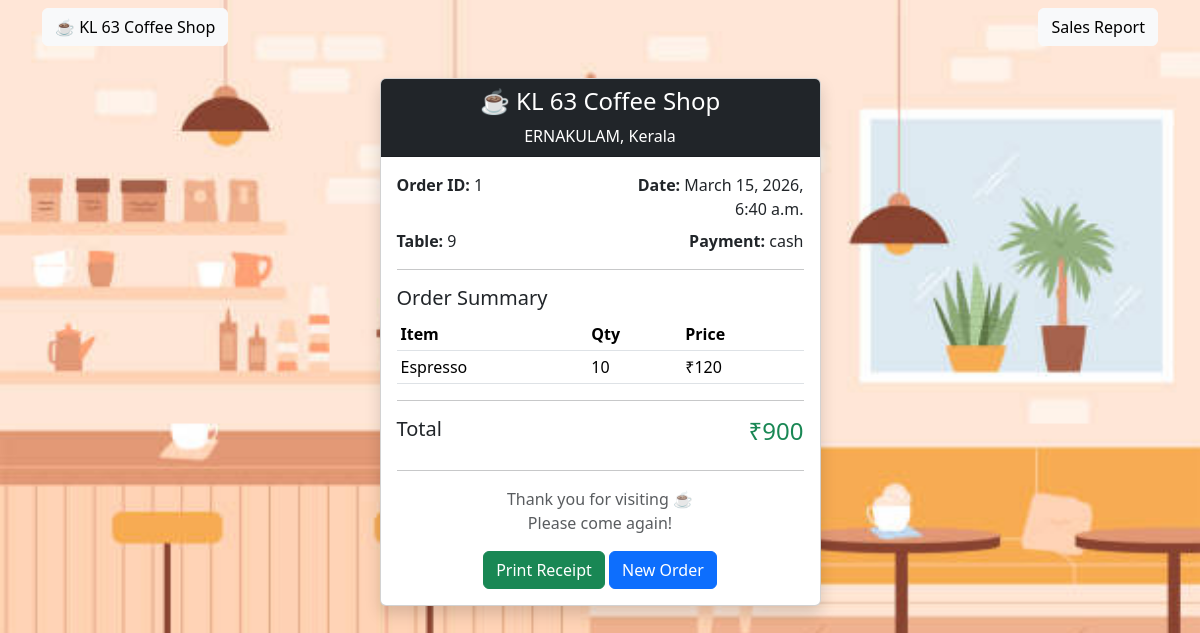
/receipt/1/, run on the app's committed database.
### pos/models.py (models this page shows, shortened)
class Order(models.Model):
    table_number = models.IntegerField()
    payment_method = models.CharField(max_length=20)
    total = models.IntegerField()
    date = models.DateTimeField(auto_now_add=True)

class OrderItem(models.Model):
    order = models.ForeignKey(Order, on_delete=models.CASCADE)
    product = models.ForeignKey(Product, on_delete=models.CASCADE)
    quantity = models.IntegerField()

class Product(models.Model):
    name = models.CharField(max_length=100)
    price = models.IntegerField()
    stock = models.IntegerField()

### pos/views.py (the view)
# urls.py: path('receipt/<int:order_id>/', views.receipt, name='receipt'),
def receipt(request, order_id):
    order = Order.objects.get(id=order_id)
    return render(request,"receipt.html",{"order":order})

### pos/templates/receipt.html
{% extends 'base.html' %}
{% block content %}
<div class="container mt-4">
<div class="row justify-content-center">
<div class="col-md-5">
<div class="card shadow">
<div class="card-header bg-dark text-white text-center">
<h4>☕ KL 63 Coffee Shop</h4>
<p class="mb-0">ERNAKULAM, Kerala</p>
</div>
<div class="card-body">
<div class="row">
<div class="col-6">
<b>Order ID:</b> {{order.id}}
</div>
<div class="col-6 text-end">
<b>Date:</b> {{order.date}}
</div>
</div>
<div class="row mt-2">
<div class="col-6">
<b>Table:</b> {{order.table_number}}
</div>
<div class="col-6 text-end">
<b>Payment:</b> {{order.payment_method}}
</div>
</div>
<hr>
<h5>Order Summary</h5>
<table class="table table-sm">
<thead>
<tr>
<th>Item</th>
<th>Qty</th>
<th>Price</th>
</tr>
</thead>
<tbody>
{% for item in order.orderitem_set.all %}
<tr>
<td>{{item.product.name}}</td>
<td>{{item.quantity}}</td>
<td>₹{{item.product.price}}</td>
</tr>
{% endfor %}
</tbody>
</table>
<hr>
<div class="d-flex justify-content-between">
<h5>Total</h5>
<h4 class="text-success">₹{{order.total}}</h4>
</div>
<hr>
<p class="text-center text-muted">
Thank you for visiting ☕<br>
Please come again!
</p>
<div class="text-center">
<button onclick="window.print()" class="btn btn-success">
Print Receipt
</button>
<a href="/" class="btn btn-primary">
New Order
</a>
</div>
</div>
</div>
</div>
</div>
</div>
{% endblock %}

### data on the page
Order: id "1", date "March 15, 2026, 6:40 a.m.", table_number "9", payment_method "cash", total "900"
OrderItem: product.name "Espresso", quantity "10", product.price "120"
